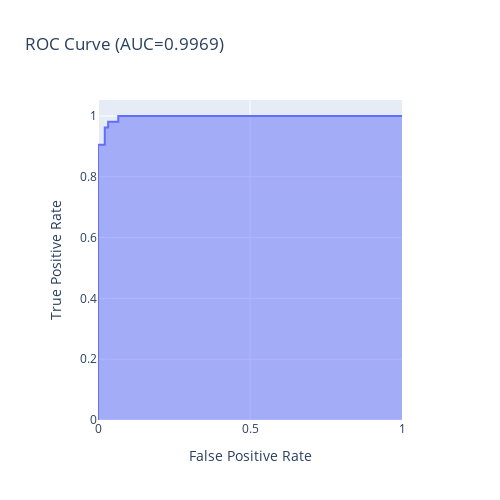

Write notebook code for a chart like this one.
### Code cell
fpr, tpr, thresholds = roc_curve(y_test, grid.decision_function(X_test))
fig = px.area(
    x=fpr, y=tpr,
    title=f'ROC Curve (AUC={auc(fpr, tpr):.4f})',
    labels=dict(x='False Positive Rate', y='True Positive Rate'),
    width=500, height=500)
fig.update_yaxes(scaleanchor="x", scaleratio=1)
fig.update_xaxes(constrain='domain')
fig.show()

### Figure 1 — Plotly figure (JSON) as saved in the notebook; plotly's stock layout.template omitted (floating-point values rounded to 4 significant figures)
{"data": [{"fillpattern": {"shape": ""}, "hovertemplate": "False Positive Rate=%{x}<br>True Positive Rate=%{y}<extra></extra>", "legendgroup": "", "line": {"color": "#636efa"}, "marker": {"symbol": "circle"}, "mode": "lines", "name": "", "orientation": "v", "showlegend": false, "stackgroup": "1", "type": "scatter", "x": [0, 0, 0, 0.02222, 0.02222, 0.03333, 0.03333, 0.06667, 0.06667, 1], "xaxis": "x", "y": [0, 0.01887, 0.9057, 0.9057, 0.9623, 0.9623, 0.9811, 0.9811, 1, 1], "yaxis": "y"}], "layout": {"height": 500, "legend": {"tracegroupgap": 0}, "title": {"text": "ROC Curve (AUC=0.9969)"}, "width": 500, "xaxis": {"anchor": "y", "constrain": "domain", "domain": [0, 1], "title": {"text": "False Positive Rate"}}, "yaxis": {"anchor": "x", "domain": [0, 1], "scaleanchor": "x", "scaleratio": 1, "title": {"text": "True Positive Rate"}}}}
